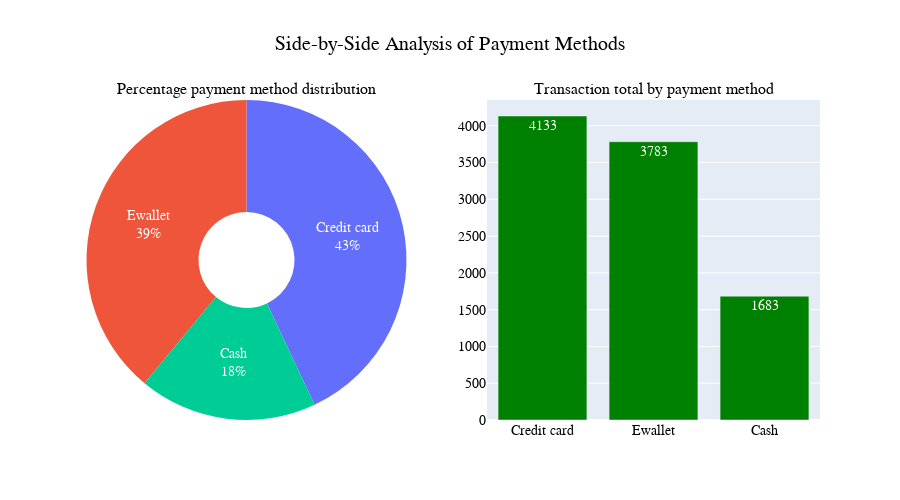

The code cell stored with this chart in its notebook:
### Markdown cell above
#### Terdapat kolom payment method pada dataset,berapa persentase digunakannya masing-masing metode pembayaran tersebut

### Code cell
pm_dominan = (
    df.groupby('payment_method', observed=False)['invoice_id']
    .count()
    .reset_index(name='total_transaksi')
    .sort_values(by='total_transaksi', ascending=False)
)
#find the pct distribution
total_sum = pm_dominan['total_transaksi'].sum()
pm_dominan['pct'] = (pm_dominan['total_transaksi'] / total_sum)*100
pm_dominan['pct'] = pm_dominan['pct'].round()
pm_dominan
#visualisasi menggunakan pie chart dan bar chart

fig = make_subplots (
    rows=1,
    cols=2,
    subplot_titles = ('Percentage payment method distribution','Transaction total by payment method'),
    horizontal_spacing = 0.1,
    specs=[[{'type':'domain'}, {'type':'xy'}]]
)
# fig = go.Figure()

## ---- added the bar chart first ---
fig.add_trace(
    go.Bar(
    x =pm_dominan['payment_method'],
    y =pm_dominan['total_transaksi'],
    text=pm_dominan['total_transaksi'],
    marker=dict(
        color='green'
    )
    ), 
    row=1, col=2
    )

#---- added pie chart for pct distribution --- 
fig.add_trace(
    go.Pie(
        labels=pm_dominan['payment_method'],
        values=pm_dominan['pct'],
        name='PCT Distribution',
        textinfo = 'label+percent',
        hole=0.3
    ),
    row=1, col=1
)
fig.update_layout(
    title_text="Side-by-Side Analysis of Payment Methods",
    title_x=0.5,
    font=dict(
        color='black',
        size=14,
        family='consolas'
    ),
    height=500, # Set a specific height
    showlegend=False
)

fig.update_traces(
    textfont=dict(
        color='white'
    )
)
fig.show()

### Figure 1 — Plotly figure (JSON) as saved in the notebook; plotly's stock layout.template omitted (floating-point values rounded to 4 significant figures)
{"data": [{"marker": {"color": "green"}, "text": [4133.0, 3783.0, 1683.0], "textfont": {"color": "white"}, "type": "bar", "x": ["Credit card", "Ewallet", "Cash"], "xaxis": "x", "y": [4133, 3783, 1683], "yaxis": "y"}, {"domain": {"x": [0, 0.45], "y": [0, 1]}, "hole": 0.3, "labels": ["Credit card", "Ewallet", "Cash"], "name": "PCT Distribution", "textfont": {"color": "white"}, "textinfo": "label+percent", "type": "pie", "values": [43.0, 39.0, 18.0]}], "layout": {"annotations": [{"font": {"size": 16}, "showarrow": false, "text": "Percentage payment method distribution", "x": 0.225, "xanchor": "center", "xref": "paper", "y": 1, "yanchor": "bottom", "yref": "paper"}, {"font": {"size": 16}, "showarrow": false, "text": "Transaction total by payment method", "x": 0.775, "xanchor": "center", "xref": "paper", "y": 1, "yanchor": "bottom", "yref": "paper"}], "font": {"color": "black", "family": "consolas", "size": 14}, "height": 500, "showlegend": false, "title": {"text": "Side-by-Side Analysis of Payment Methods", "x": 0.5}, "xaxis": {"anchor": "y", "domain": [0.55, 1]}, "yaxis": {"anchor": "x", "domain": [0, 1]}}}
